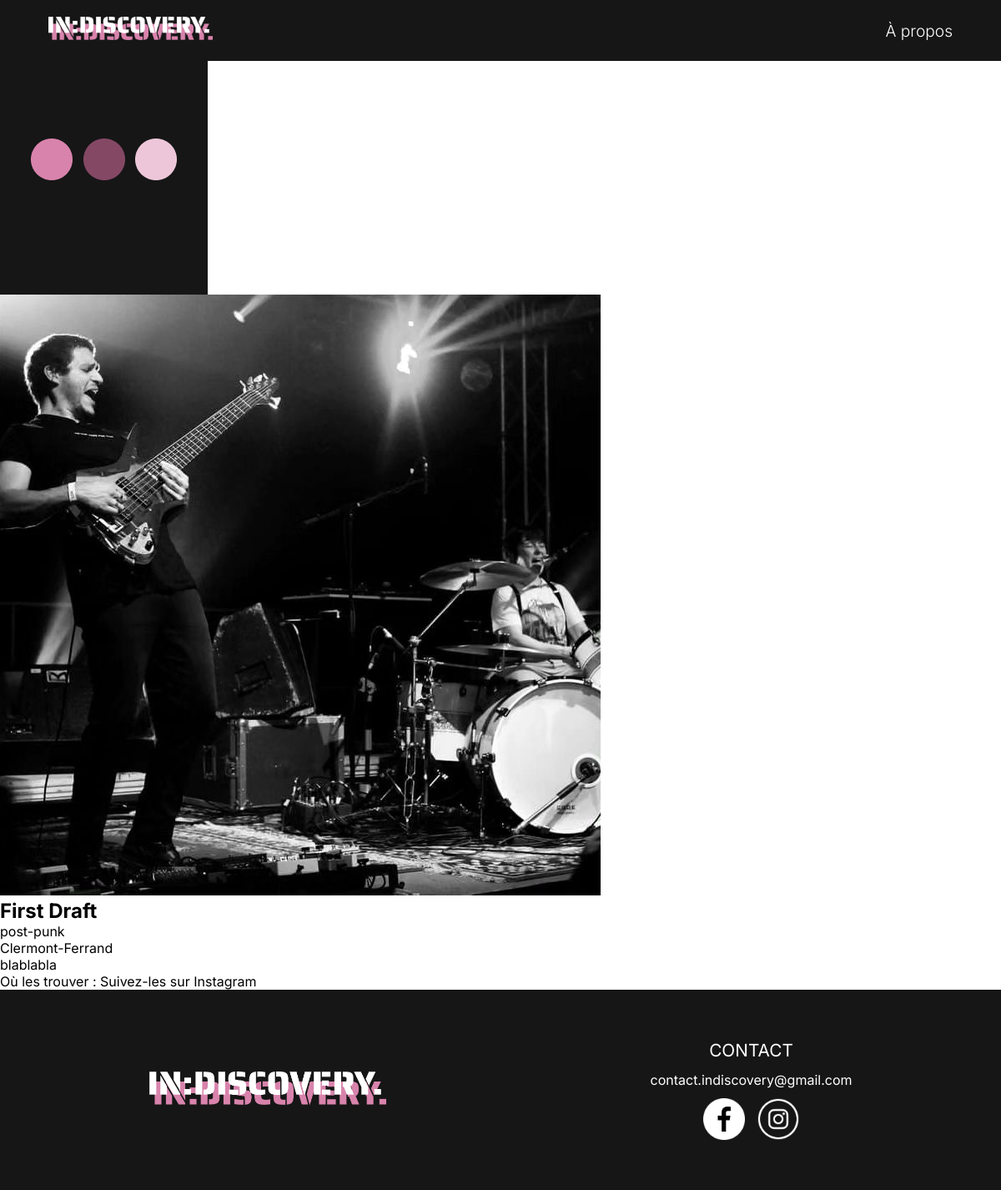
/php/artistes.php?id=1, run on an earlier commit of the app's database.
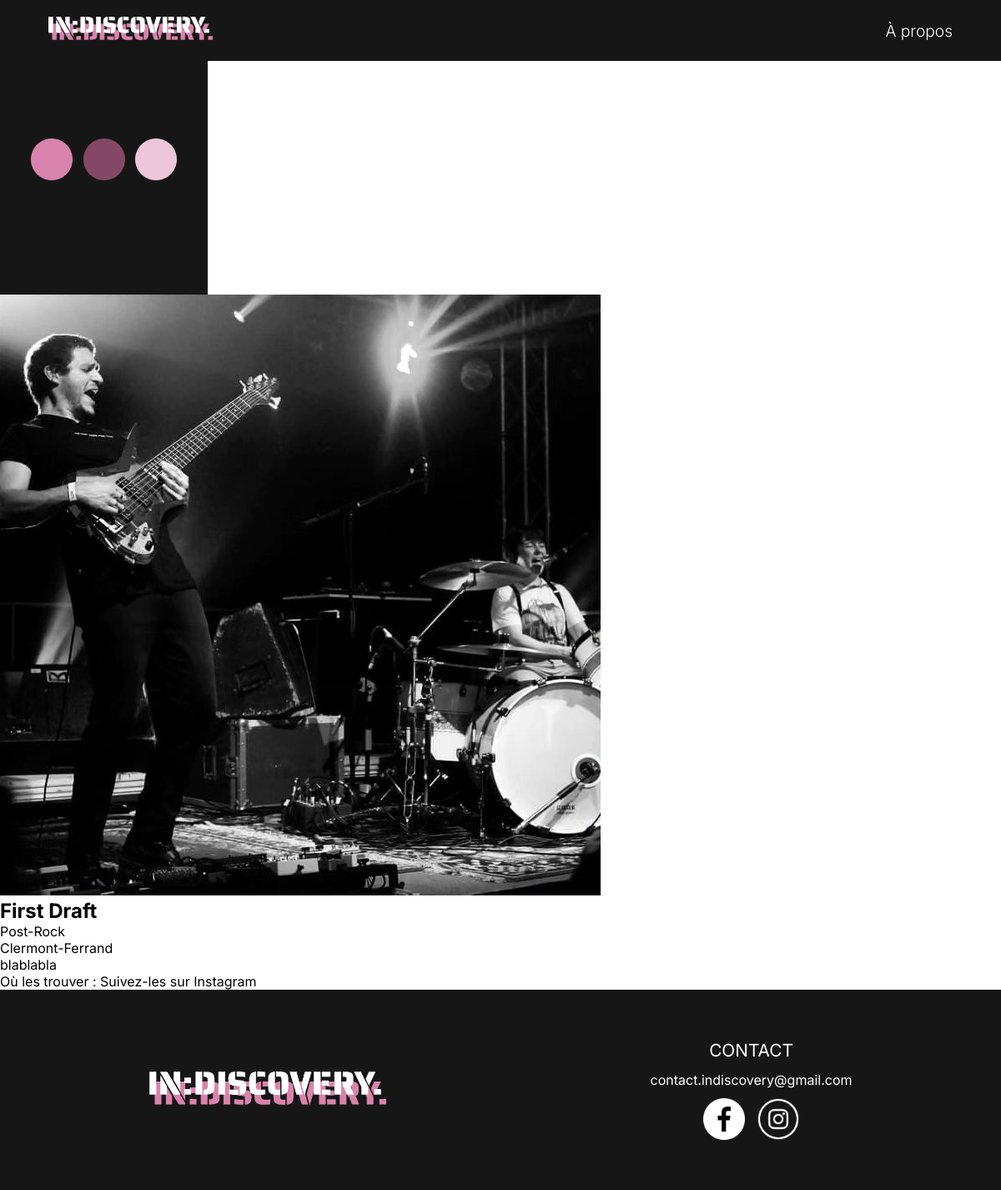
And on a later commit of the database.
### tables this page shows
CREATE TABLE `artistes` (
  `id_artiste` int NOT NULL,
  `nom` varchar(255) NOT NULL,
  `id_genre` int NOT NULL,
  `location` varchar(255) NOT NULL,
  `description` text NOT NULL,
  `photo` varchar(255) NOT NULL,
  `reseaux_sociaux` text NOT NULL,
  `decouverte` tinyint(1) NOT NULL,
  `cdc` tinyint(1) NOT NULL
);

CREATE TABLE `genres` (
  `id_genre` int NOT NULL,
  `categorie` varchar(255) NOT NULL,
  `genre` varchar(255) NOT NULL
);

### php/artistes.php (the view, shortened to what this page needs)
<?php
require_once("connect.php");
$artiste_id = isset($_GET['id']) ? intval($_GET['id']) : 0;
$sql = "
    SELECT a.nom, a.description, a.photo, a.location, a.reseaux_sociaux, g.categorie, g.genre
    FROM artistes a
    JOIN genres g ON a.id_genre = g.id_genre
    WHERE a.id_artiste = :id_artiste
";
$stmt = $db->prepare($sql);
$stmt->bindValue(':id_artiste', $artiste_id, PDO::PARAM_INT);
if (!$stmt->execute()) {
    echo "Erreur SQL : " . implode(" ", $stmt->errorInfo());
    exit;
}
$artiste = $stmt->fetch(PDO::FETCH_ASSOC);
?>
<!DOCTYPE html>
<html lang="en">
<head>
    <link rel="stylesheet" href="index.css">
</head>
<body>
<header>
        <div class="navbar">
            <nav class="nav-links">
                <div class="logo"><a href="index.php"><img src="Images/logodiscovery.png" alt="Logo IN:DISCOVERY."></a></div>
                <a href="#" id="nav-item">À propos</a>
            </nav>
        </div>
        <div class="side-menu">
            <div class="container-menu">
                <div class="menu-dots">
                    <a href="#" class="dot"><img src="images/icones/dot1.png" alt="Dot 1">
                        <span class="dot-menu-item">Découvrir</span></a>
                    <a href="#" class="dot"><img src="images/icones/dot2.png" alt="Dot 2">
                        <span class="dot-menu-item">Les prochains concerts</span></a>
                    <a href="#" class="dot"><img src="images/icones/dot3.png" alt="Dot 3">
                        <span class="dot-menu-item">Suggestions</span></a>
                </div>
            </div>
        </div>
    </header>
    <main>
        <section id="artiste-details">
            <img src="<?php echo htmlspecialchars($artiste['photo']); ?>" alt="<?php echo htmlspecialchars($artiste['nom']); ?>">
            <h1><?php echo htmlspecialchars($artiste['nom']); ?></h1>
            <p><?php echo htmlspecialchars($artiste['genre']); ?></p>
            <p><?php echo htmlspecialchars($artiste['location']); ?></p>
            <p><?php echo htmlspecialchars($artiste['description']); ?></p>
            <p>Où les trouver :
        <?php if (!empty($artiste['reseaux_sociaux'])): ?>
            <a href="<?php echo htmlspecialchars($artiste['reseaux_sociaux']); ?>" target="_blank">Suivez-les sur Instagram</a>
        <?php else: ?>
            Aucun lien Instagram disponible
        <?php endif; ?>
    </p>
        </section>
    </main>
    <footer>
        <div class="section-logo">
            <img src="images/logodiscovery.png" alt="Logo IN:DISCOVERY.">
        </div>
        <div class="section-contact">
            <p id="titre-contact">CONTACT</p>
            <p id="mail">contact.indiscovery@gmail.com</p>
            <div class="logos">
                <img src="images/icones/facebook.png" id="logo-fb">
                <img src="images/icones/Instagram_logo.png">
            </div>
        </div>
    </footer>
</body>
</html>

### php/index.css (style rules this page uses)
* { margin: 0; padding: 0; box-sizing: border-box; }
a { text-decoration: none; color: inherit; }
html, body { font-family: "Inter", sans-serif; height: 100%; width: 100%; margin: 0; padding: 0; display:flex; flex-direction: column; }
main { flex-grow: 1; }
.nav-links { display: flex; width: 100%; padding: 20px; background-color: rgb(22, 22, 22); justify-content: space-around; }
.navbar { display: flex; align-items: center; color: white; font-weight: 300; font-size: 1.2rem; }
#nav-item { display: none; }
.logo { width: 80%; }
.logo img { max-width: 200px; max-height: 28px; }
.container-menu { display: none; }
.menu-dots { display: flex; justify-content: space-evenly; width: 80%; margin-bottom: 40px; }
footer { width: 100%; background-color: rgb(22, 22, 22); color: white; padding: 20px; text-align: center; min-height: 40%; display: flex; flex-direction: column; justify-content: space-around; }
.section-logo img { width: 284px; }
.logos img { width: 50px; }
.section-contact { height: 50%; display: flex; flex-direction: column; justify-content: space-between; }
#titre-contact { font-size: 1.3rem; }
.logos { display: flex; justify-content: center; gap: 15px; }
#mail { cursor: pointer; }
.logos img { transition: transform 0.3s ease; }
@media (min-width: 768px) { #nav-item { display: flex; align-items: center; } }
@media (min-width: 768px) { .container-menu { display: flex; width: 249px; flex-direction: column; margin-left: 0px; background-color: rgb(22, 22, 22); align-items: center; min-height: 280px; justify-content: space-evenly; } }
@media (min-width: 768px) { .nav-links { display: flex; width: 100%; padding: 20px; background-color: rgb(22, 22, 22); justify-content: space-around; } }
@media (min-width: 768px) { .side-menu { width: 249px; } }
@media (min-width: 768px) { .dot { position: relative; display: inline-block; } }
@media (min-width: 768px) { footer { flex-direction:unset; align-items: center; min-height: 30%; } }
@media (min-width: 768px) { .section-contact { height: 60%; } }

What changed in the data, as far as the page shows it:
changed artistes "First Draft": id_genre.genre "post-punk" → "Post-Rock"
